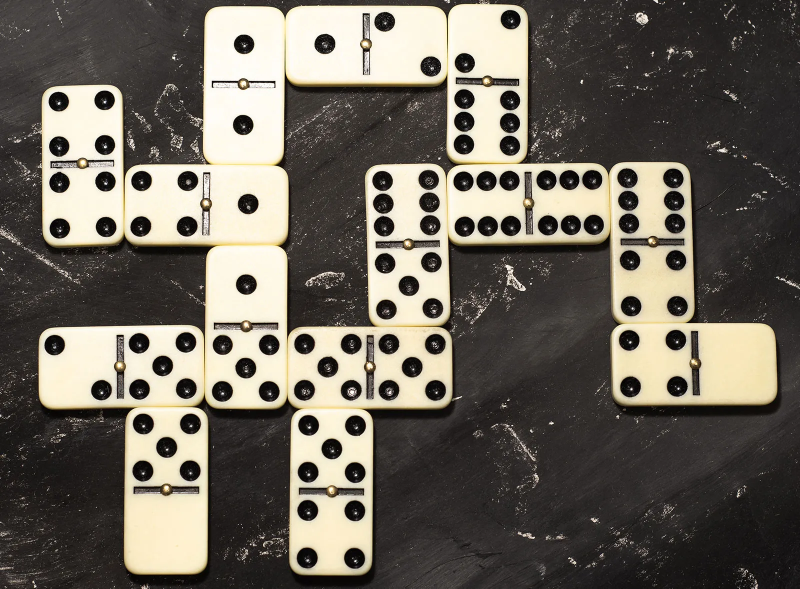
#> input picture test-images/1.png, 1600 x 1177 px (shown at 1/2 size)
$ python -i image.py   (imports and definitions only)
#> lines starting #> are read from the running program, lines starting #| are printed output that depends on the picture; after the words box and inside, x2 and y2 are one past the last pixel; in counts of white or black regions, pixels touching at a corner belong together
#> further down, picture is the input picture: shape (1177, 1600, 3); mean B, G, R 91.8, 101.7, 107.4
import cv2
import numpy as np


# [15 lines left out: function resize_image, not called in this run]


def get_yellow_mask(image):
    # Convert colorspace
    hsv = cv2.cvtColor(image, cv2.COLOR_BGR2HSV)
#> hsv: shape (1177, 1600, 3); mean H, S, V 20.3, 43.7, 107.5

    # Find the yellow and create a mask
    yellow_lower = np.array([10, 100, 100])
    yellow_upper = np.array([60, 255, 255])

    mask = cv2.inRange(hsv, yellow_lower, yellow_upper)
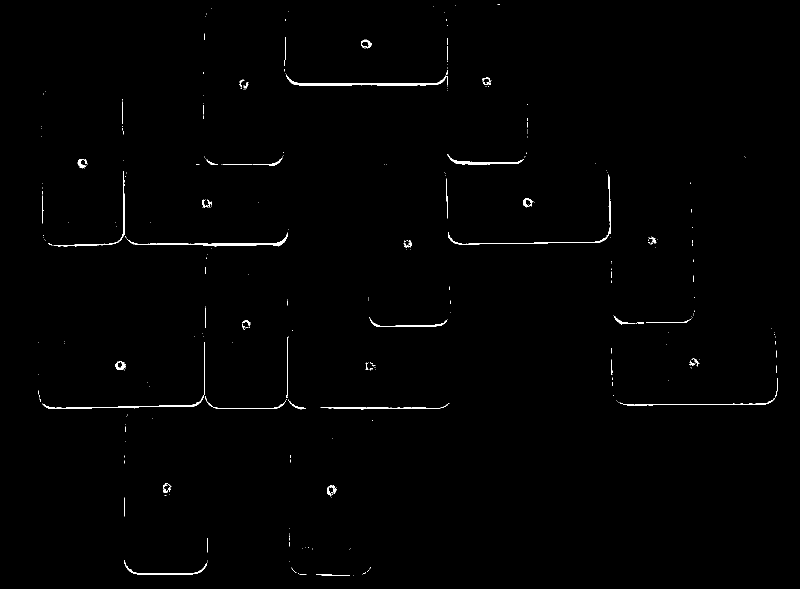
#> mask: shape (1177, 1600) (shown at 1/2 size); 0.64% white; 319 white regions (271 under 20 px), largest, box (x1, y1, x2, y2) and area: (572, 149, 893, 172) 1340, (254, 465, 576, 494) 1163, (84, 684, 410, 818) 977

    return mask


def mask_yellow(image, mask):
    yellow_ratio = (cv2.countNonZero(mask)) / (image.size / 3)
#> yellow_ratio = 0.00639

    humanize_ratio = np.round(yellow_ratio * 100, 2)
#> humanize_ratio = 0.64

    # Don't mask if the background is yellow. This causes a lot of issues
    if humanize_ratio < 5:
        mask_invert = cv2.bitwise_not(mask)
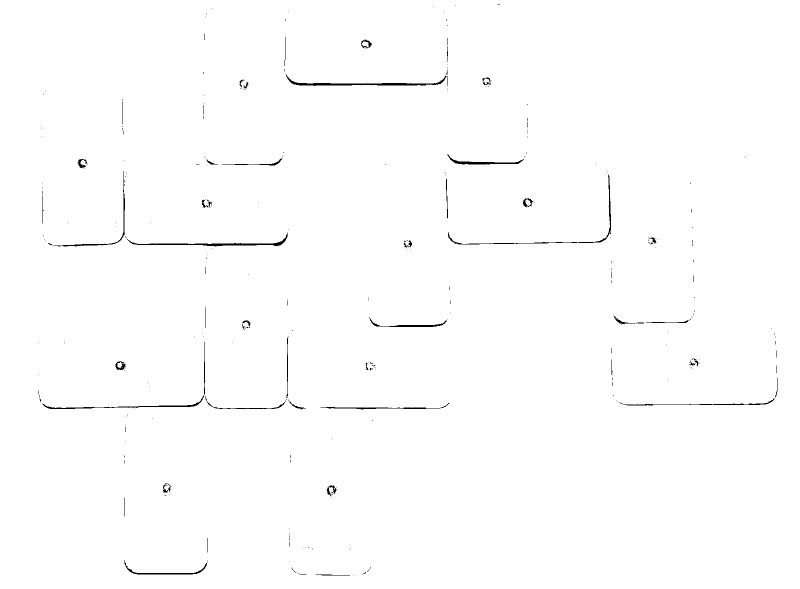
#> mask_invert: shape (1177, 1600) (shown at 1/2 size); 99.4% white; 319 black regions (271 under 20 px), largest, box (x1, y1, x2, y2) and area: (572, 149, 893, 172) 1340, (254, 465, 576, 494) 1163, (84, 684, 410, 818) 977
        image = cv2.bitwise_and(image, image, mask=mask_invert)

    return image


def filter_image(image):

    yellow_mask = get_yellow_mask(image)
    image = mask_yellow(image, yellow_mask)

    return image


# [41 lines left out: functions get_params, find_circles, circle_domino_dots, not called in this run]


def add_text_and_circles_to_image(circles, text):
    cv2.putText(circles, text, (20, 50), cv2.FONT_HERSHEY_SIMPLEX, 1, (0, 100, 255), 2)


# [4 lines left out: function display, not called in this run]


def decode_image(file_contents):
    nparr = np.fromstring(file_contents, np.uint8)
    return cv2.imdecode(nparr, cv2.IMREAD_COLOR)


# [19 lines left out: function get_score, not called in this run]

>>> import cv2
>>> picture = cv2.imread('../test-images/1.png')
>>> result = filter_image(picture)

$ run again, on test-images/3.png
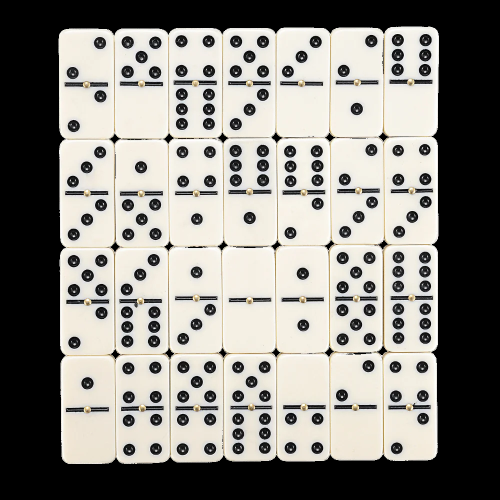
#> input picture test-images/3.png, 1000 x 1000 px (shown at 1/2 size)
#> picture is the input picture: shape (1000, 1000, 3); mean B, G, R 128.8, 134.3, 136.5
#> hsv: shape (1000, 1000, 3); mean H, S, V 20.5, 11.1, 136.8
#> in get_yellow_mask, `mask = cv2.inRange(hsv, yellow_lower, yellow_upper)`:
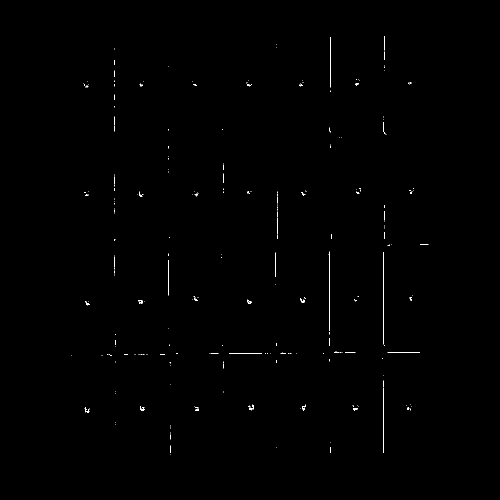
#> mask: shape (1000, 1000) (shown at 1/2 size); 0.26% white in thin lines or dots, all inside (x1, y1, x2, y2) = (142, 72, 857, 910)
#> yellow_ratio = 0.00261
#> humanize_ratio = 0.26
#> in mask_yellow, `mask_invert = cv2.bitwise_not(mask)`:
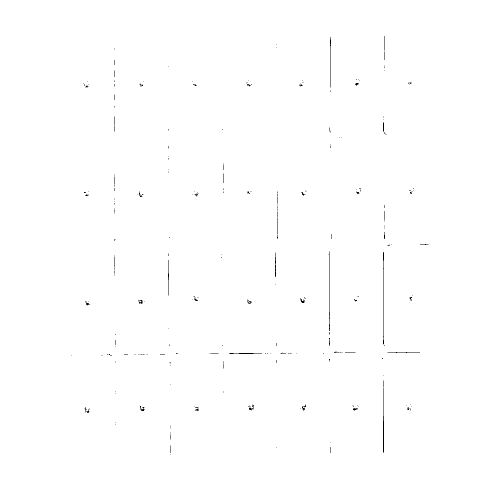
#> mask_invert: shape (1000, 1000) (shown at 1/2 size); 99.7% white; black in thin lines or dots, all inside (x1, y1, x2, y2) = (142, 72, 857, 910)
